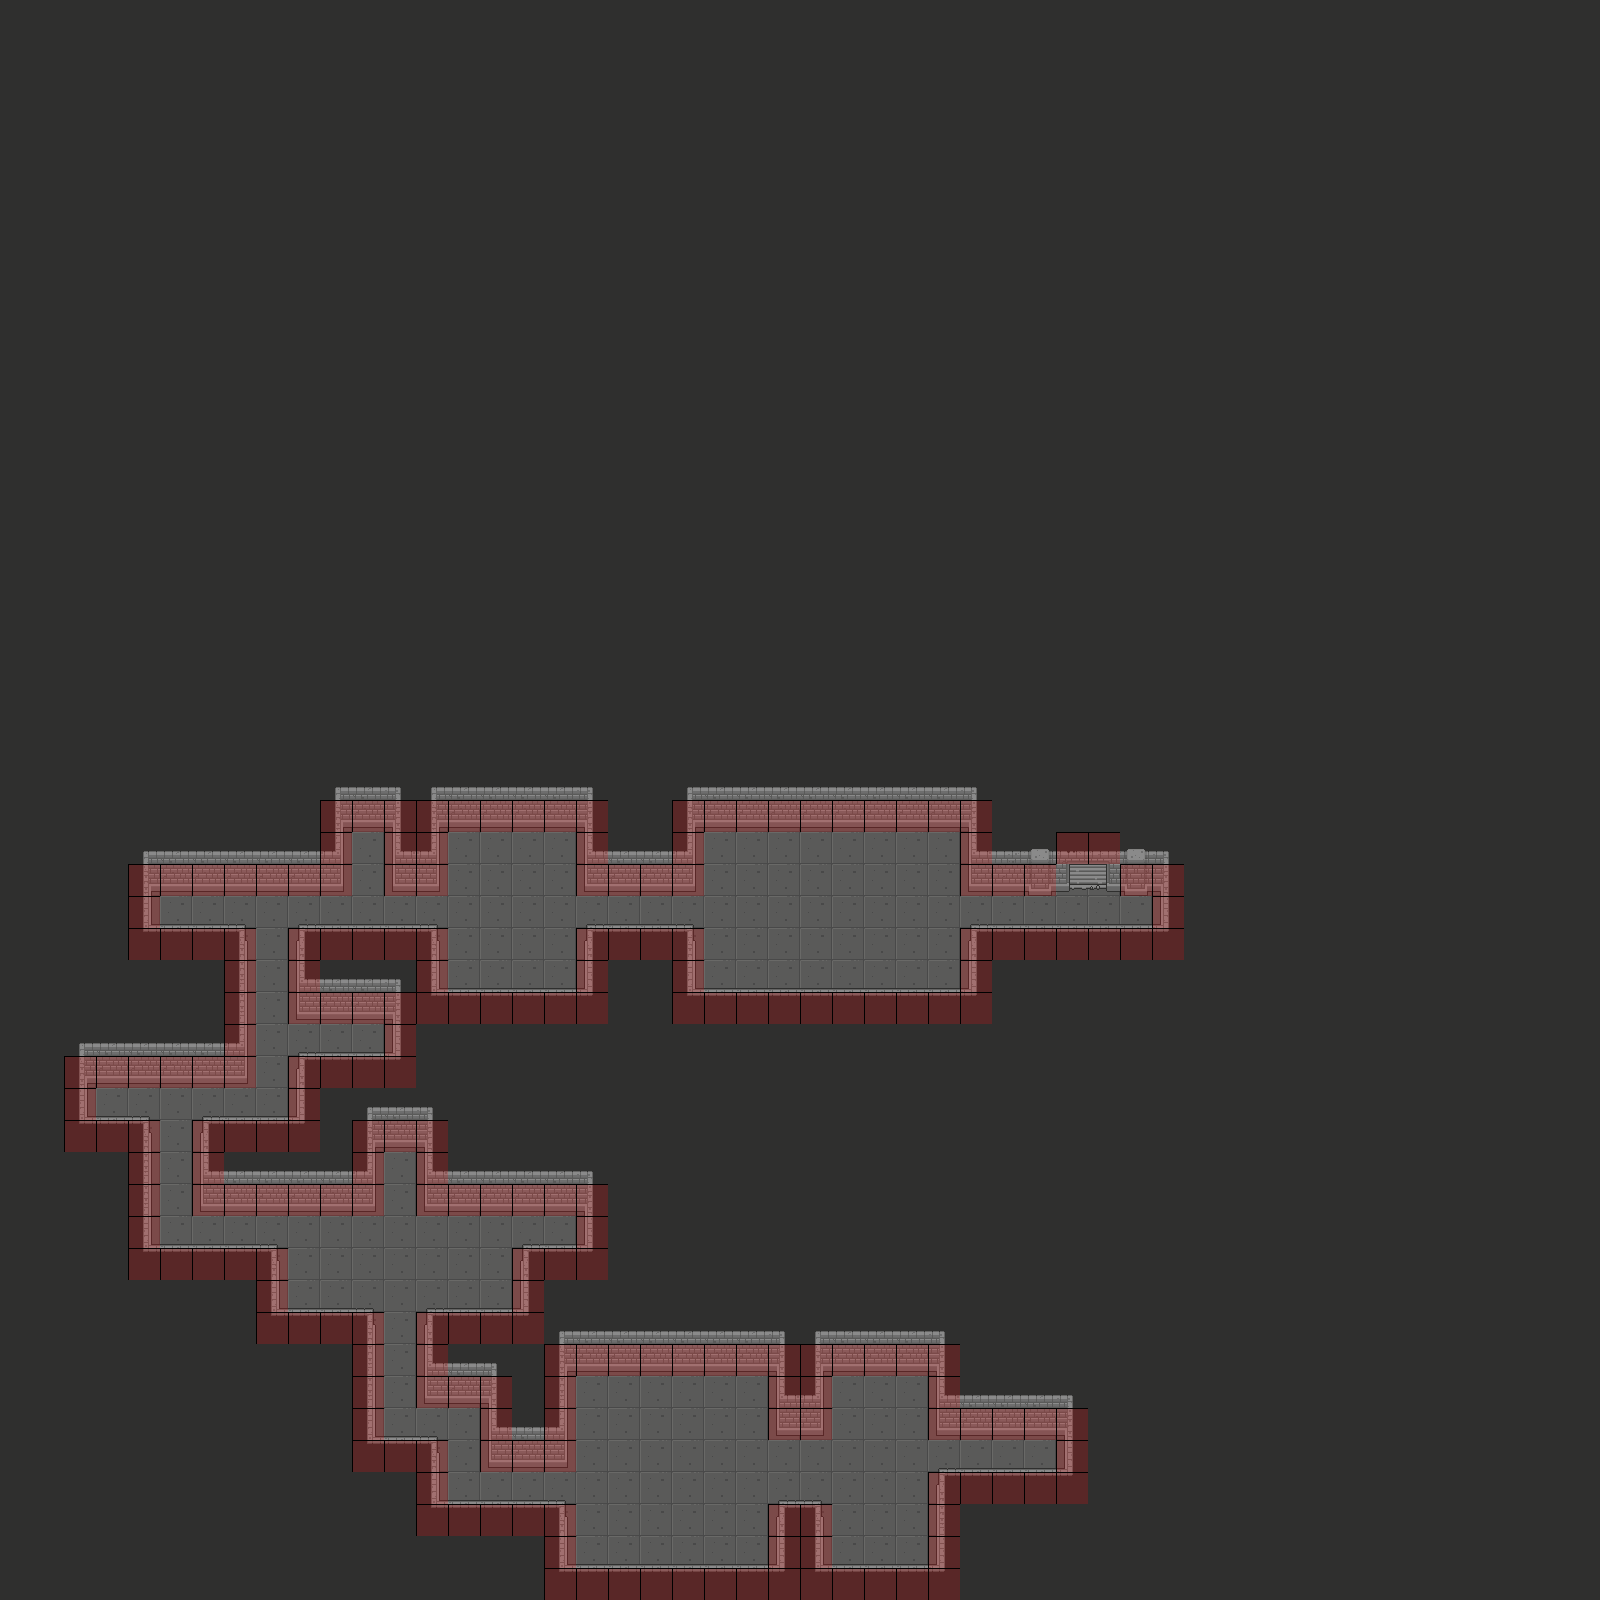

This is a level from a 2D game, rendered from its Tiled map with the project's own tilesets. A one-line summary and the map file follow, with tile-layer data summarised:
An orthogonal 50x50 tile map with 32x32 px tiles, 5 tile layers (Floor, doorOpen, door, Wal, ...), 2 tilesets and 63 objects (22x 1, 22x 0, 12x 3, 5x 4, 2, ...).

<map version="1.5" tiledversion="1.7.0" orientation="orthogonal" renderorder="right-down" width="50" height="50" tilewidth="32" tileheight="32" infinite="0" nextlayerid="14" nextobjectid="136">
 <tileset firstgid="1" source="GamemapObject.tsx" />
 <tileset firstgid="321" source="meta_tiles.tsx" />
 <layer id="1" name="Floor" width="50" height="50">
  <data>[2500 cells, 2500 non-empty, 2 distinct tile ids]</data>
 </layer>
 <layer id="11" name="doorOpen" width="50" height="50">
  <data>[2500 cells, 2 non-empty, 2 distinct tile ids]</data>
 </layer>
 <layer id="9" name="door" width="50" height="50">
  <data>[2500 cells, 2 non-empty, 2 distinct tile ids]</data>
 </layer>
 <layer id="3" name="Wal" width="50" height="50">
  <data>[2500 cells, 370 non-empty, 34 distinct tile ids]</data>
 </layer>
 <layer id="4" name="meta" width="50" height="50">
  <data>[2500 cells, 226 non-empty, 1 distinct tile ids]</data>
 </layer>
 <objectgroup id="8" name="minions">
  <object id="101" name="shadow_14" type="1" x="656" y="1488" />
  <object id="100" name="shadow_13" type="1" x="656" y="1392" />
  <object id="14" name="shadow_12" type="1" x="848" y="1456" />
  <object id="17" name="shadow_11" type="1" x="720" y="1552" />
  <object id="18" name="shadow_10" type="1" x="560" y="1232" />
  <object id="19" name="shadow_9" type="1" x="400" y="1168" />
  <object id="20" name="shadow_8" type="1" x="240" y="1232" />
  <object id="21" name="shadow_7" type="1" x="112" y="1104" />
  <object id="22" name="shadow_6" type="1" x="368" y="1040" />
  <object id="23" name="shadow_5" type="1" x="176" y="912" />
  <object id="24" name="shadow_4" type="1" x="368" y="848" />
  <object id="26" name="shadow_3" type="1" x="592" y="1392" />
  <object id="29" name="shadow_2" type="1" x="592" y="1552" />
  <object id="30" name="shadow_1" type="1" x="592" y="1488" />
  <object id="128" name="shadow_15" type="1" x="560" y="848" />
 </objectgroup>
 <objectgroup id="7" name="Iteam">
  <object id="32" name="battery_1" type="1" x="464" y="1424" />
  <object id="65" name="key" type="2" x="848" y="912" />
  <object id="80" name="saveGame_0" type="4" x="1008" y="1456" />
  <object id="78" name="saveGame_1" type="4" x="400" y="1328" />
  <object id="81" name="saveGame_2" type="4" x="176" y="1168" />
  <object id="79" name="saveGame_3" type="4" x="656" y="912" />
  <object id="118" name="battery_2" type="1" x="176" y="1200" />
  <object id="124" name="randomitem_2" type="3" x="432" y="1232" />
  <object id="126" name="randomitem_3" type="3" x="496" y="1296" />
  <object id="127" name="randomitem_4" type="3" x="528" y="848" />
  <object id="130" name="randomitem_5" type="3" x="624" y="912" />
  <object id="131" name="randomitem_5" type="3" x="912" y="1424" />
 </objectgroup>
 <objectgroup id="13" name="meet">
  <object id="102" name="player" type="0" x="1072" y="912" />
  <object id="103" name="son" type="1" x="1104" y="912" />
 </objectgroup>
 <objectgroup id="6" name="Player">
  <object id="134" name="SpawnPoint" x="1040" y="1456" />
 </objectgroup>
 <objectgroup id="5" name="Trap">
  <object id="99" name="thorn_23" type="0" x="688" y="1520" />
  <object id="98" name="thorn_22" type="0" x="720" y="1488" />
  <object id="135" name="thorn_21" type="0" x="624" y="1456" />
  <object id="96" name="thorn_20" type="0" x="688" y="1424" />
  <object id="95" name="thorn_19" type="0" x="752" y="1424" />
  <object id="85" name="thorn_17" type="0" x="624" y="1520" />
  <object id="1" name="thorn_16" type="0" x="336" y="1264" />
  <object id="2" name="thorn_15" type="0" x="368" y="1264" />
  <object id="3" name="thorn_14" type="0" x="432" y="1264" />
  <object id="4" name="thorn_13" type="0" x="464" y="1264" />
  <object id="5" name="thorn_12" type="0" x="496" y="880" />
  <object id="6" name="thorn_11" type="0" x="496" y="912" />
  <object id="7" name="thorn_10" type="0" x="496" y="944" />
  <object id="8" name="thorn_9" type="0" x="528" y="880" />
  <object id="9" name="thorn_8" type="0" x="560" y="880" />
  <object id="10" name="thorn_7" type="0" x="560" y="944" />
  <object id="11" name="thorn_6" type="0" x="880" y="1456" />
  <object id="12" name="thorn_5" type="0" x="880" y="1424" />
  <object id="13" name="thorn_4" type="0" x="880" y="1488" />
  <object id="15" name="thorn_3" type="0" x="880" y="1520" />
  <object id="27" name="thorn_1" type="0" x="624" y="1424" />
  <object id="43" name="traprock_7" type="3" x="752" y="976" />
  <object id="44" name="traprock_6" type="3" x="784" y="848" />
  <object id="45" name="traprock_5" type="3" x="848" y="848" />
  <object id="47" name="traprock_4" type="3" x="912" y="848" />
  <object id="48" name="traprock_3" type="3" x="944" y="976" />
  <object id="49" name="traprock_2" type="3" x="880" y="976" />
  <object id="50" name="traprock_1" type="3" x="816" y="976" />
  <object id="56" name="trap_checkboss" type="4" x="688" y="912">
   <properties>
    <property name="taget" type="int" value="1" />
   </properties>
  </object>
  <object id="71" name="plantTrap_1" type="1" x="464" y="1232" />
  <object id="72" name="plantTrap_2" type="1" x="432" y="912" />
  <object id="110" name="plantTrap_3" type="1" x="272" y="1072" />
  <object id="111" name="plantTrap_4" type="1" x="272" y="944" />
 </objectgroup>
</map>
